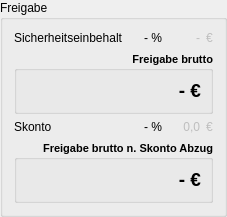
                      <widget class="QGroupBox" name="groupBox_approved_amounts">
                       <property name="sizePolicy">
                        <sizepolicy hsizetype="Expanding" vsizetype="Preferred">
                         <horstretch>0</horstretch>
                         <verstretch>0</verstretch>
                        </sizepolicy>
                       </property>
                       <property name="title">
                        <string>Freigabe</string>
                       </property>
                       <property name="flat">
                        <bool>true</bool>
                       </property>
                       <layout class="QGridLayout" name="gridLayout_8">
                        <item row="2" column="3">
                         <widget class="QLabel" name="label_currency_9">
                          <property name="enabled">
                           <bool>false</bool>
                          </property>
                          <property name="sizePolicy">
                           <sizepolicy hsizetype="Maximum" vsizetype="Preferred">
                            <horstretch>0</horstretch>
                            <verstretch>0</verstretch>
                           </sizepolicy>
                          </property>
                          <property name="text">
                           <string>€</string>
                          </property>
                         </widget>
                        </item>
                        <item row="0" column="1">
                         <widget class="QLabel" name="label_safety_deposit_2">
                          <property name="text">
                           <string>- %</string>
                          </property>
                          <property name="alignment">
                           <set>Qt::AlignRight|Qt::AlignTrailing|Qt::AlignVCenter</set>
                          </property>
                         </widget>
                        </item>
                        <item row="0" column="0">
                         <widget class="QLabel" name="label_safety_deposit">
                          <property name="text">
                           <string>Sicherheitseinbehalt</string>
                          </property>
                         </widget>
                        </item>
                        <item row="2" column="0">
                         <widget class="QLabel" name="label_discount">
                          <property name="text">
                           <string>Skonto</string>
                          </property>
                         </widget>
                        </item>
                        <item row="0" column="2">
                         <widget class="QLabel" name="label_safety_deposit_amount">
                          <property name="enabled">
                           <bool>false</bool>
                          </property>
                          <property name="text">
                           <string>-</string>
                          </property>
                          <property name="alignment">
                           <set>Qt::AlignRight|Qt::AlignTrailing|Qt::AlignVCenter</set>
                          </property>
                         </widget>
                        </item>
                        <item row="2" column="1">
                         <widget class="QLabel" name="label_discount_2">
                          <property name="text">
                           <string>- %</string>
                          </property>
                          <property name="alignment">
                           <set>Qt::AlignRight|Qt::AlignTrailing|Qt::AlignVCenter</set>
                          </property>
                         </widget>
                        </item>
                        <item row="4" column="0" colspan="4">
                         <widget class="QGroupBox" name="groupBox_7">
                          <property name="font">
                           <font>
                            <pointsize>8</pointsize>
                            <weight>75</weight>
                            <bold>true</bold>
                           </font>
                          </property>
                          <property name="title">
                           <string>Freigabe brutto n. Skonto Abzug</string>
                          </property>
                          <property name="alignment">
                           <set>Qt::AlignRight|Qt::AlignTrailing|Qt::AlignVCenter</set>
                          </property>
                          <layout class="QHBoxLayout" name="horizontalLayout_5">
                           <item>
                            <widget class="QLabel" name="label_approved_amount_a_discount_amount">
                             <property name="enabled">
                              <bool>true</bool>
                             </property>
                             <property name="font">
                              <font>
                               <pointsize>14</pointsize>
                               <weight>75</weight>
                               <bold>true</bold>
                              </font>
                             </property>
                             <property name="text">
                              <string>- €</string>
                             </property>
                             <property name="alignment">
                              <set>Qt::AlignRight|Qt::AlignTrailing|Qt::AlignVCenter</set>
                             </property>
                            </widget>
                           </item>
                          </layout>
                         </widget>
                        </item>
                        <item row="1" column="0" colspan="4">
                         <widget class="QGroupBox" name="groupBox_6">
                          <property name="font">
                           <font>
                            <pointsize>8</pointsize>
                            <weight>75</weight>
                            <italic>false</italic>
                            <bold>true</bold>
                           </font>
                          </property>
                          <property name="title">
                           <string>Freigabe brutto</string>
                          </property>
                          <property name="alignment">
                           <set>Qt::AlignRight|Qt::AlignTrailing|Qt::AlignVCenter</set>
                          </property>
                          <property name="flat">
                           <bool>false</bool>
                          </property>
                          <property name="checkable">
                           <bool>false</bool>
                          </property>
                          <layout class="QHBoxLayout" name="horizontalLayout_4">
                           <item>
                            <widget class="QLabel" name="label_approved_amount">
                             <property name="enabled">
                              <bool>true</bool>
                             </property>
                             <property name="font">
                              <font>
                               <pointsize>14</pointsize>
                               <weight>75</weight>
                               <italic>false</italic>
                               <bold>true</bold>
                              </font>
                             </property>
                             <property name="text">
                              <string>- €</string>
                             </property>
                             <property name="alignment">
                              <set>Qt::AlignRight|Qt::AlignTrailing|Qt::AlignVCenter</set>
                             </property>
                            </widget>
                           </item>
                          </layout>
                         </widget>
                        </item>
                        <item row="0" column="3">
                         <widget class="QLabel" name="label_currency_8">
                          <property name="enabled">
                           <bool>false</bool>
                          </property>
                          <property name="text">
                           <string>€</string>
                          </property>
                         </widget>
                        </item>
                        <item row="2" column="2">
                         <widget class="QLabel" name="label_discount_amount">
                          <property name="enabled">
                           <bool>false</bool>
                          </property>
                          <property name="text">
                           <string>0,0</string>
                          </property>
                          <property name="alignment">
                           <set>Qt::AlignRight|Qt::AlignTrailing|Qt::AlignVCenter</set>
                          </property>
                         </widget>
                        </item>
                       </layout>
                      </widget>
